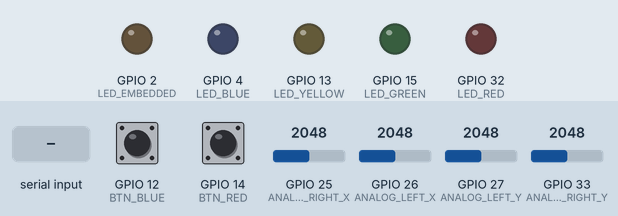
A sketch run on a simulated ESP32. Shown: output pins drawn as LEDs (lit = HIGH). Inputs (shaded band) come from the test bench; at power-on: GPIO 12 (BTN_BLUE) HIGH, GPIO 14 (BTN_RED) HIGH, GPIO 25 (ANALOG_RIGHT_X) = 2048, GPIO 26 (ANALOG_LEFT_X) = 2048, GPIO 27 (ANALOG_LEFT_Y) = 2048, GPIO 33 (ANALOG_RIGHT_Y) = 2048. What the sketch prints to the serial monitor is not drawn.

Above: at 1.2 s.
1.3 s: "1\n" received over Serial
At 2.5 s:
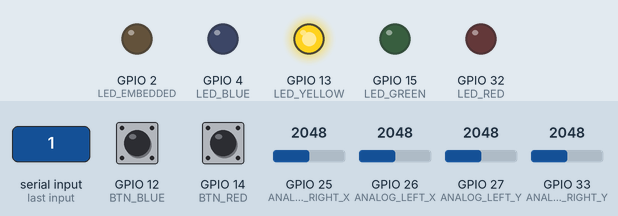
2.8 s: "0\n" received over Serial
At 3.8 s:
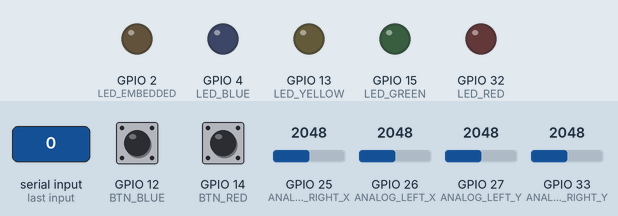
4.3 s: "2\n" received over Serial
At 5.0 s:
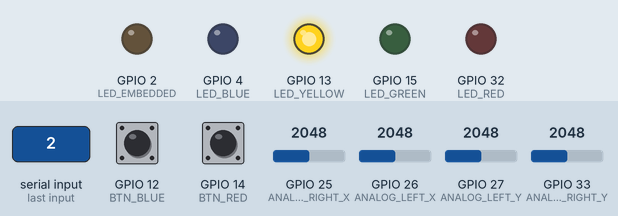
Timing chart, 0 to 7.3 s (numbered marks = the images above; inputs shaded):
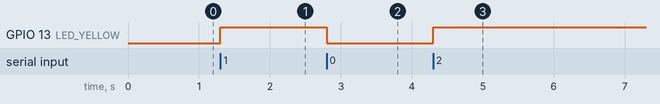

Measured:
- after the input at 1.3 s, GPIO 13 (LED_YELLOW): LOW → HIGH at once
- after the input at 2.8 s, GPIO 13 (LED_YELLOW): HIGH → LOW at once
- after the input at 4.3 s, GPIO 13 (LED_YELLOW): LOW → HIGH at once

The sketch:

joystick.ino
```cpp
// --------------------------------------------------------------------
// JOYSTICK DIY                                                       |
// --------------------------------------------------------------------

#define _IN_
#define _OUT_

#define LED_EMBEDDED    2
#define LED_YELLOW     13
#define LED_GREEN      15
#define LED_BLUE        4
#define LED_RED        32

#define BTN_RED        14
#define BTN_BLUE       12

#define ANALOG_LEFT_X  26
#define ANALOG_LEFT_Y  27
#define ANALOG_RIGHT_X 25
#define ANALOG_RIGHT_Y 33

bool flagBtnRed  = false;
bool flagBtnBlue = false;

// --------------------------------------------------------------------

enum class Led           { EMBEDDED, YELLOW, GREEN, BLUE, RED };

enum class PushButton    { RED, BLUE };

enum class AnalogPad     { LEFT, RIGHT };
enum class DirectionPad  { LEFT, RIGHT, UP, DOWN };

enum class DebugElements { LEDS, BUTTONS, APADS };

// --------------------------------------------------------------------

void setupLeds()
{
  pinMode(LED_EMBEDDED, OUTPUT);
  pinMode(LED_YELLOW,   OUTPUT);
  pinMode(LED_GREEN,    OUTPUT);
  pinMode(LED_BLUE,     OUTPUT);
  pinMode(LED_RED,      OUTPUT);
}

// --------------------------------------------------------------------

int getPin(Led led)
{
  if (led == Led::YELLOW) {
    return LED_YELLOW;
  } else if (led == Led::GREEN) {
    return LED_GREEN;
  } else if (led == Led::BLUE) {
    return LED_BLUE;
  } else if (led == Led::RED) {
    return LED_RED;
  }

  return LED_EMBEDDED;
}

// --------------------------------------------------------------------

bool isOn(Led led)
{
  return digitalRead(getPin(led)) == HIGH;
}

// --------------------------------------------------------------------

void turnOn(Led led)
{
  digitalWrite(getPin(led), HIGH);
}

// --------------------------------------------------------------------

void turnOff(Led led)
{
  digitalWrite(getPin(led), LOW);
}

// --------------------------------------------------------------------

void setState(Led led, bool state)
{
  state ? turnOn(led) : turnOff(led);
}

// --------------------------------------------------------------------

void toggle(Led led)
{
  digitalWrite(getPin(led), isOn(led) ? LOW : HIGH);
}

// --------------------------------------------------------------------

void blink(Led led)
{
  turnOn(led);
  delay(500);
  turnOff(led);
}

// --------------------------------------------------------------------

void setupButtons()
{
  pinMode(BTN_RED,  INPUT_PULLUP);
  pinMode(BTN_BLUE, INPUT_PULLUP);
}

// --------------------------------------------------------------------

int getPin(PushButton btn)
{
  if (btn == PushButton::RED) {
    return BTN_RED;
  } else if (btn == PushButton::BLUE) {
    return BTN_BLUE;
  }

  return -1;
}

// --------------------------------------------------------------------

bool getFlag(int pin)
{
  if (pin == BTN_RED) {
    return flagBtnRed;
  } else if (pin == BTN_BLUE) {
    return flagBtnBlue;
  }

  return false;
}

// --------------------------------------------------------------------

bool getFlag(PushButton btn)
{
  return getFlag(getPin(btn));
}

// --------------------------------------------------------------------

bool setFlag(int pin, bool newValue)
{
  if (pin == BTN_RED) {
    flagBtnRed = newValue;
  } else if (pin == BTN_BLUE) {
    flagBtnBlue = newValue;
  }
}

// --------------------------------------------------------------------

bool setFlag(PushButton btn, bool newValue)
{
  setFlag(getPin(btn), newValue);
}

// --------------------------------------------------------------------

bool deBounce(int pin, bool state)
{
  bool currentState = digitalRead(pin);

  if (state != currentState) {
    delay(5);
    currentState = digitalRead(pin);
  }

  return currentState;
}

// --------------------------------------------------------------------

bool deBounce(int pin)
{
  return deBounce(pin, getFlag(pin));
}

// --------------------------------------------------------------------

void handleButton(
  int pin,
  void (*handleJustPressed)(),
  void (*handleJustReleased)()
)
{
  if (!deBounce(pin)) {
    if (!getFlag(pin)) {
      handleJustPressed();
    }

    setFlag(pin, true);
  }

  if (getFlag(pin) && deBounce(pin)) {
    handleJustReleased();
    setFlag(pin, false);
  }
}

// --------------------------------------------------------------------

void handleButton(
  PushButton btn,
  void (*handleJustPressed)(),
  void (*handleJustReleased)()
)
{
  handleButton(getPin(btn), handleJustPressed, handleJustReleased);
}

// --------------------------------------------------------------------

void pass()
{
}

// --------------------------------------------------------------------

void readStateButtons()
{
  handleButton(PushButton::RED, pass, pass);
  handleButton(PushButton::BLUE, pass, pass);
}

// --------------------------------------------------------------------

void setupAPads()
{
  pinMode(ANALOG_LEFT_X,  INPUT);
  pinMode(ANALOG_LEFT_Y,  INPUT);
  pinMode(ANALOG_RIGHT_X, INPUT);
  pinMode(ANALOG_RIGHT_Y, INPUT);
}

// --------------------------------------------------------------------

int getPinAxisX(AnalogPad pad)
{
  return pad == AnalogPad::LEFT ? ANALOG_LEFT_X : ANALOG_RIGHT_X;
}

// --------------------------------------------------------------------

int getPinAxisY(AnalogPad pad)
{
  return pad == AnalogPad::LEFT ? ANALOG_LEFT_Y : ANALOG_RIGHT_Y;
}

// --------------------------------------------------------------------

bool isPressing(AnalogPad pad, DirectionPad dir)
{
  const int lower =  700;
  const int upper = 3400;

  if (dir == DirectionPad::LEFT) {
    return analogRead(getPinAxisX(pad)) <= lower;
  } else if (dir == DirectionPad::RIGHT) {
    return analogRead(getPinAxisX(pad)) >= upper;
  } else if (dir == DirectionPad::UP) {
    return analogRead(getPinAxisY(pad)) >= upper;
  } else if (dir == DirectionPad::DOWN) {
    return analogRead(getPinAxisY(pad)) <= lower;
  }

  return false;
}

// --------------------------------------------------------------------

void debugPressedRED()   { Serial.println("Pressed RED")  ; }
void debugPressedBLUE()  { Serial.println("Pressed BLUE") ; }
void debugReleasedRED()  { Serial.println("Released RED") ; }
void debugReleasedBLUE() { Serial.println("Released BLUE"); }
void debugHandleRED()  { handleButton(BTN_RED,  debugPressedRED,  debugReleasedRED) ; }
void debugHandleBLUE() { handleButton(BTN_BLUE, debugPressedBLUE, debugReleasedBLUE); }
void debugHandle() { debugHandleRED(); debugHandleBLUE(); }

void debugStatePads()
{
  Serial.println(isPressing(AnalogPad::LEFT, DirectionPad::LEFT)  ? "EE = V" : "EE = F");
  Serial.println(isPressing(AnalogPad::LEFT, DirectionPad::RIGHT) ? "ED = V" : "ED = F");
  Serial.println(isPressing(AnalogPad::LEFT, DirectionPad::UP)    ? "EC = V" : "EC = F");
  Serial.println(isPressing(AnalogPad::LEFT, DirectionPad::DOWN)  ? "EB = V" : "EB = F");

  Serial.println(isPressing(AnalogPad::RIGHT, DirectionPad::LEFT)  ? "DE = V" : "DE = F");
  Serial.println(isPressing(AnalogPad::RIGHT, DirectionPad::RIGHT) ? "DD = V" : "DD = F");
  Serial.println(isPressing(AnalogPad::RIGHT, DirectionPad::UP)    ? "DC = V" : "DC = F");
  Serial.println(isPressing(AnalogPad::RIGHT, DirectionPad::DOWN)  ? "DB = V" : "DB = F");
}

void debugLeds()
{
  blink(Led::YELLOW);
  blink(Led::GREEN);
  blink(Led::BLUE);
  blink(Led::RED);
}

void debug(DebugElements elements)
{
  if (elements == DebugElements::LEDS) {
    debugLeds();
  } else if (elements == DebugElements::BUTTONS) {
    debugHandle();
  } else if (elements == DebugElements::APADS) {
    debugStatePads();
  }
}

// --------------------------------------------------------------------

String serializeAxisX(AnalogPad aPad)
{
  if (isPressing(aPad, DirectionPad::LEFT)) {
    return "-1";
  }

  if (isPressing(aPad, DirectionPad::RIGHT)) {
    return "1";
  }

  return "0";
}

// --------------------------------------------------------------------

String serializeAxisY(AnalogPad aPad)
{
  if (isPressing(aPad, DirectionPad::UP)) {
    return "-1";
  }

  if (isPressing(aPad, DirectionPad::DOWN)) {
    return "1";
  }

  return "0";
}

// --------------------------------------------------------------------

String serializeButton(PushButton btn)
{
  return getFlag(btn) ? "1" : "0";
}

// --------------------------------------------------------------------

String serializeState()
{
  readStateButtons();

  // MESSAGE STRUCT: L_APAD_X;L_APAD_Y;R_APAD_X;R_APAD_Y;R_BTN;B_BTN\n
  // L|R_APAD_X|Y : -1 || 0 || 1
  // R|N_BTN      :  0 || 1
  String message = "";
  message += serializeAxisX(AnalogPad::LEFT);   message += ";";
  message += serializeAxisY(AnalogPad::LEFT);   message += ";";
  message += serializeAxisX(AnalogPad::RIGHT);  message += ";";
  message += serializeAxisY(AnalogPad::RIGHT);  message += ";";
  message += serializeButton(PushButton::RED);  message += ";";
  message += serializeButton(PushButton::BLUE); message += ";";
  message += '\n';

  return message;
}

// --------------------------------------------------------------------

void writeStateToSerial()
{
  Serial.write(serializeState().c_str());
}

// --------------------------------------------------------------------

String readStateFromSerial()
{
  // MESSAGE STRUCT: LED_YELLOW;LED_GREEN;LED_BLUE;LED_RED\n
  // LED_* : 0 || 1
  String message = "";

  while (Serial.available()) {
    char c = (char) Serial.read();

    if (c == '\n') {
      return message;
    }

    message += c;
  }
}

// --------------------------------------------------------------------

void deserializeState(
  String _IN_  message,
  bool&  _OUT_ shouldTurnOnLedYellow,
  bool&  _OUT_ shouldTurnOnLedGreen,
  bool&  _OUT_ shouldTurnOnLedBlue,
  bool&  _OUT_ shouldTurnOnLedRed
)
{
  const char* msg = message.c_str();

  shouldTurnOnLedYellow = msg[0] == '0' ? false : true;
                       // msg[1] == ';' (pass)
  shouldTurnOnLedGreen  = msg[2] == '0' ? false : true;
                       // msg[3] == ';' (pass)
  shouldTurnOnLedBlue   = msg[4] == '0' ? false : true;
                       // msg[5] == ';' (pass)
  shouldTurnOnLedRed    = msg[6] == '0' ? false : true;
}

// --------------------------------------------------------------------

void handleLedState()
{
  String msg = readStateFromSerial();
  if (msg == "") {
    return;
  }

  bool desiredStateYellow, desiredStateGreen, desiredStateBlue, desiredStateRed;
  deserializeState(msg, desiredStateYellow, desiredStateGreen, desiredStateBlue, desiredStateRed);

  setState(Led::YELLOW, desiredStateYellow);
  setState(Led::GREEN, desiredStateGreen);
  setState(Led::BLUE, desiredStateBlue);
  setState(Led::RED, desiredStateRed);
}

// --------------------------------------------------------------------

void setup() {
  setupLeds();
  setupButtons();
  setupAPads();

  Serial.begin(115200);
}

void loop() {
  handleLedState();
  writeStateToSerial();
}

// --------------------------------------------------------------------
```
